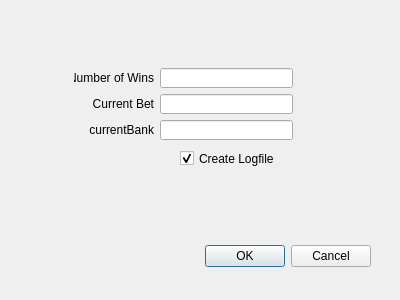
<?xml version="1.0" encoding="UTF-8"?>
<ui version="4.0">
 <class>Dialog</class>
 <widget class="QDialog" name="Dialog">
  <property name="geometry">
   <rect>
    <x>0</x>
    <y>0</y>
    <width>400</width>
    <height>300</height>
   </rect>
  </property>
  <property name="windowTitle">
   <string>Dialog</string>
  </property>
  <widget class="QDialogButtonBox" name="buttonBox">
   <property name="geometry">
    <rect>
     <x>30</x>
     <y>240</y>
     <width>341</width>
     <height>32</height>
    </rect>
   </property>
   <property name="orientation">
    <enum>Qt::Horizontal</enum>
   </property>
   <property name="standardButtons">
    <set>QDialogButtonBox::Cancel|QDialogButtonBox::Ok</set>
   </property>
  </widget>
  <widget class="QLineEdit" name="thirdVariableValue">
   <property name="geometry">
    <rect>
     <x>160</x>
     <y>120</y>
     <width>133</width>
     <height>20</height>
    </rect>
   </property>
  </widget>
  <widget class="QLineEdit" name="secondVariableValue">
   <property name="geometry">
    <rect>
     <x>160</x>
     <y>94</y>
     <width>133</width>
     <height>20</height>
    </rect>
   </property>
  </widget>
  <widget class="QLabel" name="label_2">
   <property name="geometry">
    <rect>
     <x>74</x>
     <y>68</y>
     <width>80</width>
     <height>20</height>
    </rect>
   </property>
   <property name="text">
    <string>Number of Wins</string>
   </property>
   <property name="alignment">
    <set>Qt::AlignRight|Qt::AlignTrailing|Qt::AlignVCenter</set>
   </property>
  </widget>
  <widget class="QLabel" name="label_3">
   <property name="geometry">
    <rect>
     <x>74</x>
     <y>94</y>
     <width>80</width>
     <height>20</height>
    </rect>
   </property>
   <property name="text">
    <string>Current Bet</string>
   </property>
   <property name="alignment">
    <set>Qt::AlignRight|Qt::AlignTrailing|Qt::AlignVCenter</set>
   </property>
  </widget>
  <widget class="QLabel" name="label_4">
   <property name="geometry">
    <rect>
     <x>74</x>
     <y>120</y>
     <width>80</width>
     <height>20</height>
    </rect>
   </property>
   <property name="text">
    <string>currentBank</string>
   </property>
   <property name="alignment">
    <set>Qt::AlignRight|Qt::AlignTrailing|Qt::AlignVCenter</set>
   </property>
  </widget>
  <widget class="QLineEdit" name="firstVariableValue">
   <property name="geometry">
    <rect>
     <x>160</x>
     <y>68</y>
     <width>133</width>
     <height>20</height>
    </rect>
   </property>
  </widget>
  <widget class="QCheckBox" name="createLogfileCheckBox">
   <property name="geometry">
    <rect>
     <x>180</x>
     <y>150</y>
     <width>133</width>
     <height>17</height>
    </rect>
   </property>
   <property name="text">
    <string>Create Logfile</string>
   </property>
   <property name="checked">
    <bool>true</bool>
   </property>
  </widget>
 </widget>
 <resources/>
 <connections>
  <connection>
   <sender>buttonBox</sender>
   <signal>accepted()</signal>
   <receiver>Dialog</receiver>
   <slot>accept()</slot>
   <hints>
    <hint type="sourcelabel">
     <x>248</x>
     <y>254</y>
    </hint>
    <hint type="destinationlabel">
     <x>157</x>
     <y>274</y>
    </hint>
   </hints>
  </connection>
  <connection>
   <sender>buttonBox</sender>
   <signal>rejected()</signal>
   <receiver>Dialog</receiver>
   <slot>reject()</slot>
   <hints>
    <hint type="sourcelabel">
     <x>316</x>
     <y>260</y>
    </hint>
    <hint type="destinationlabel">
     <x>286</x>
     <y>274</y>
    </hint>
   </hints>
  </connection>
 </connections>
</ui>
